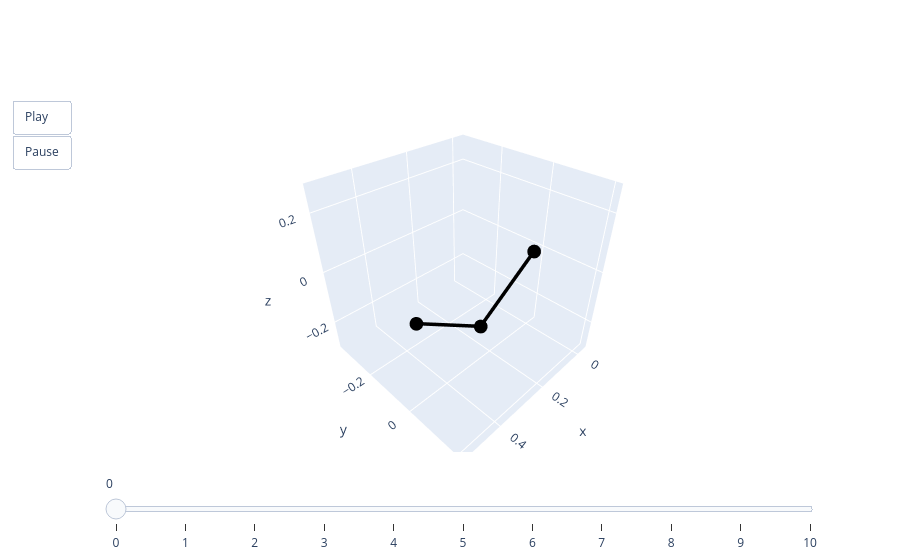

The notebook cell saved with this chart:
### Code cell
print(pred.shape)
animate(pred[0,:])

### Figure 1 — Plotly figure (JSON) as saved in the notebook; plotly's stock layout.template omitted (floating-point values rounded to 4 significant figures)
{"data": [{"line": {"color": "black", "width": 7}, "mode": "lines+markers", "type": "scatter3d", "x": [0, 0.25, 0.5], "y": [0, -1.1e-05, 0], "z": [0, -0.1687, 0]}], "layout": {"scene": {"aspectmode": "cube", "xaxis": {"autorange": false, "range": [-0.05, 0.55]}, "yaxis": {"autorange": false, "range": [-0.3786, 0.2214]}, "zaxis": {"autorange": false, "range": [-0.3131, 0.2869]}}, "sliders": [{"steps": [{"args": [["0"], {"frame": {"duration": 0, "redraw": true}, "mode": "immediate"}], "label": "0", "method": "animate"}, {"args": [["1"], {"frame": {"duration": 0, "redraw": true}, "mode": "immediate"}], "label": "1", "method": "animate"}, {"args": [["2"], {"frame": {"duration": 0, "redraw": true}, "mode": "immediate"}], "label": "2", "method": "animate"}, {"args": [["3"], {"frame": {"duration": 0, "redraw": true}, "mode": "immediate"}], "label": "3", "method": "animate"}, {"args": [["4"], {"frame": {"duration": 0, "redraw": true}, "mode": "immediate"}], "label": "4", "method": "animate"}, {"args": [["5"], {"frame": {"duration": 0, "redraw": true}, "mode": "immediate"}], "label": "5", "method": "animate"}, {"args": [["6"], {"frame": {"duration": 0, "redraw": true}, "mode": "immediate"}], "label": "6", "method": "animate"}, {"args": [["7"], {"frame": {"duration": 0, "redraw": true}, "mode": "immediate"}], "label": "7", "method": "animate"}, {"args": [["8"], {"frame": {"duration": 0, "redraw": true}, "mode": "immediate"}], "label": "8", "method": "animate"}, {"args": [["9"], {"frame": {"duration": 0, "redraw": true}, "mode": "immediate"}], "label": "9", "method": "animate"}, {"args": [["10"], {"frame": {"duration": 0, "redraw": true}, "mode": "immediate"}], "label": "10", "method": "animate"}]}], "updatemenus": [{"buttons": [{"args": [null, {"frame": {"duration": 50, "redraw": true}, "fromcurrent": true}], "label": "Play", "method": "animate"}, {"args": [[null], {"frame": {"duration": 0, "redraw": true}, "mode": "immediate"}], "label": "Pause", "method": "animate"}], "showactive": false, "type": "buttons"}]}}
